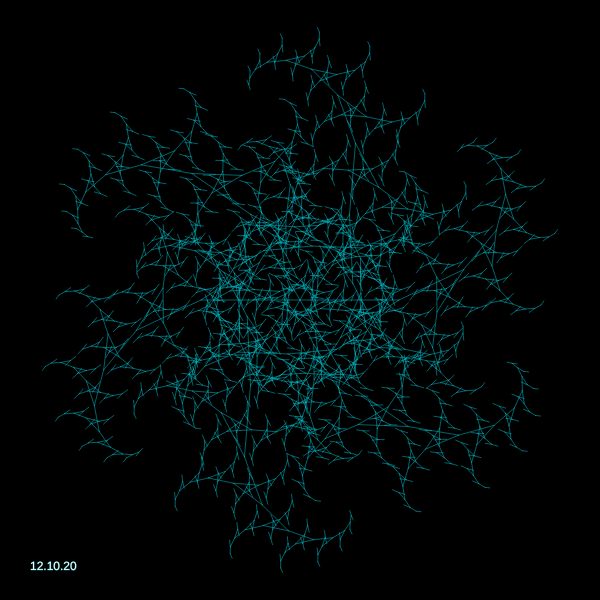
Frame 1 (no input)
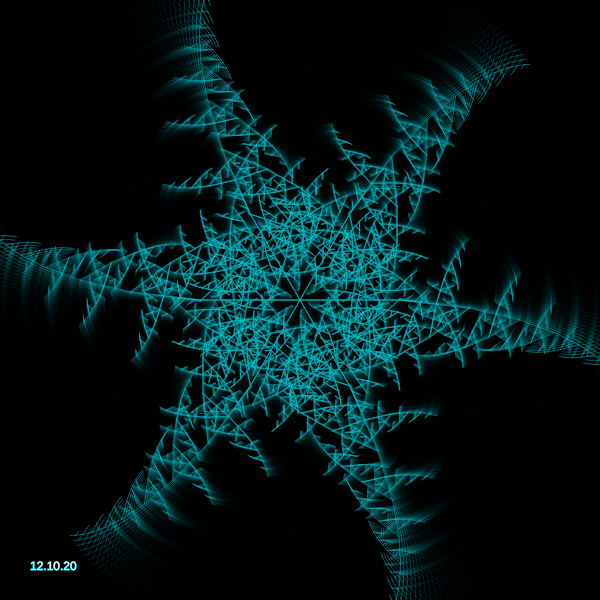
Frame 60 (no input)
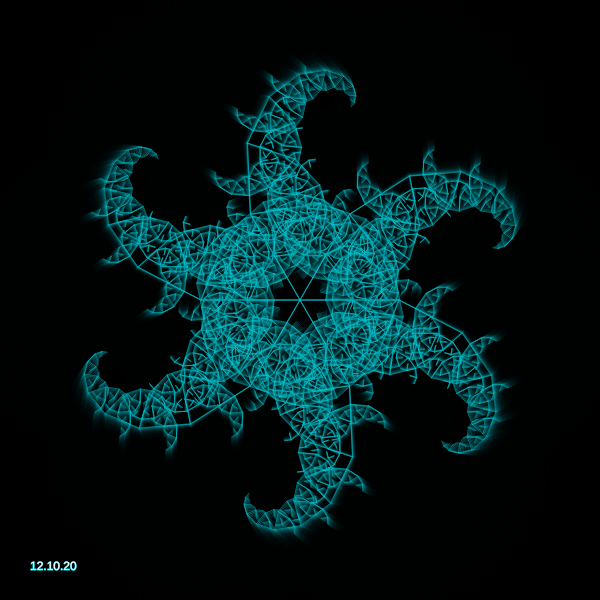
Frame 120 (the mouse pressed at the canvas centre since frame 60)

The p5.js sketch that drew these frames (run headless with seeded random() and noise() and a simulated clock; from frame 60 on, the mouse is pressed at the canvas centre):

// p5.js sketch
// ── sketch.js

//port of https://twitter.com/Hau_kun/status/1273643037747318785
//artist: Hau_kun
//date: Jun 18
//source: 

let t = 0.0;
let r = 0.0;

function setup(){
  createCanvas(600, 600);
  //stroke(-1);
  stroke(0, random(60,255),random(200,255));
    background(0) 

}

function draw(){
  // clear();
  background(0, 50); //originally 255
  t += 0.01;
  for(r=0.0; r<6.0; r++)
    f(300.0, 300.0, PI/3.0*float(r), 99.0);

    fill(255);


  text("12.10.20", 30, height-30)
}

function f(x,y,r,d){
  if(d>5.0){
    strokeWeight(0.5);
    line(x, y, x+=cos(r)*d, y+=sin(r)*d);
    f(x, y, cos(t)+r+PI/2.0, d*0.70);
    f(x, y, sin(t)+r-PI/7.0, d*0.72);
  }
}


// function mousePressed(){
//   stroke(random(200,255),random(60,255),0);
// }
